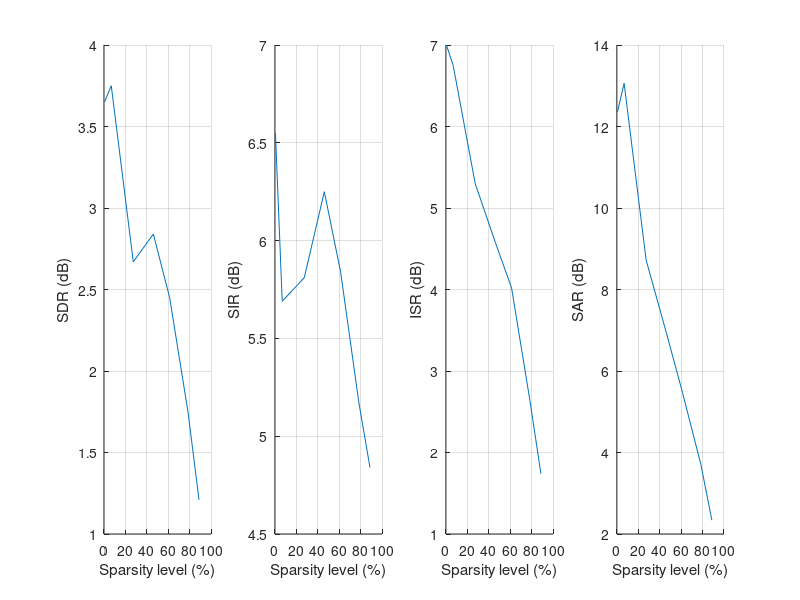

The MATLAB source for this figure:
clear;clc;close all;
% This script plots the performance of LCIVA as a function of the sparsity
% level of the estimated sources

sp = [0.46	6.77	27.33	46.07	61.28	78.37	88.68];

SDR = [3.65	3.75		2.67	2.84	2.45	1.75	1.21];
SIR = [6.55	5.69		5.81	6.25	5.84	5.17	4.84];
ISR = [7.00	6.75		5.30	4.58	4.02	2.64	1.74];
SAR = [12.35	13.06		8.72	6.95	5.47	3.71	2.34];

%%
figure;
subplot(141);
set(gca,'fontsize',10)
hold on;
plot(sp,SDR);
xlabel('Sparsity level (%)');
ylabel('SDR (dB)');
grid on;

subplot(142);
set(gca,'fontsize',10)
hold on;
plot(sp,SIR);
xlabel('Sparsity level (%)');
ylabel('SIR (dB)');
grid on;

subplot(143);
set(gca,'fontsize',10)
hold on;
plot(sp,ISR);
xlabel('Sparsity level (%)');
ylabel('ISR (dB)');
grid on;

subplot(144);
set(gca,'fontsize',10)
hold on;
plot(sp,SAR);
xlabel('Sparsity level (%)');
ylabel('SAR (dB)');
grid on;
